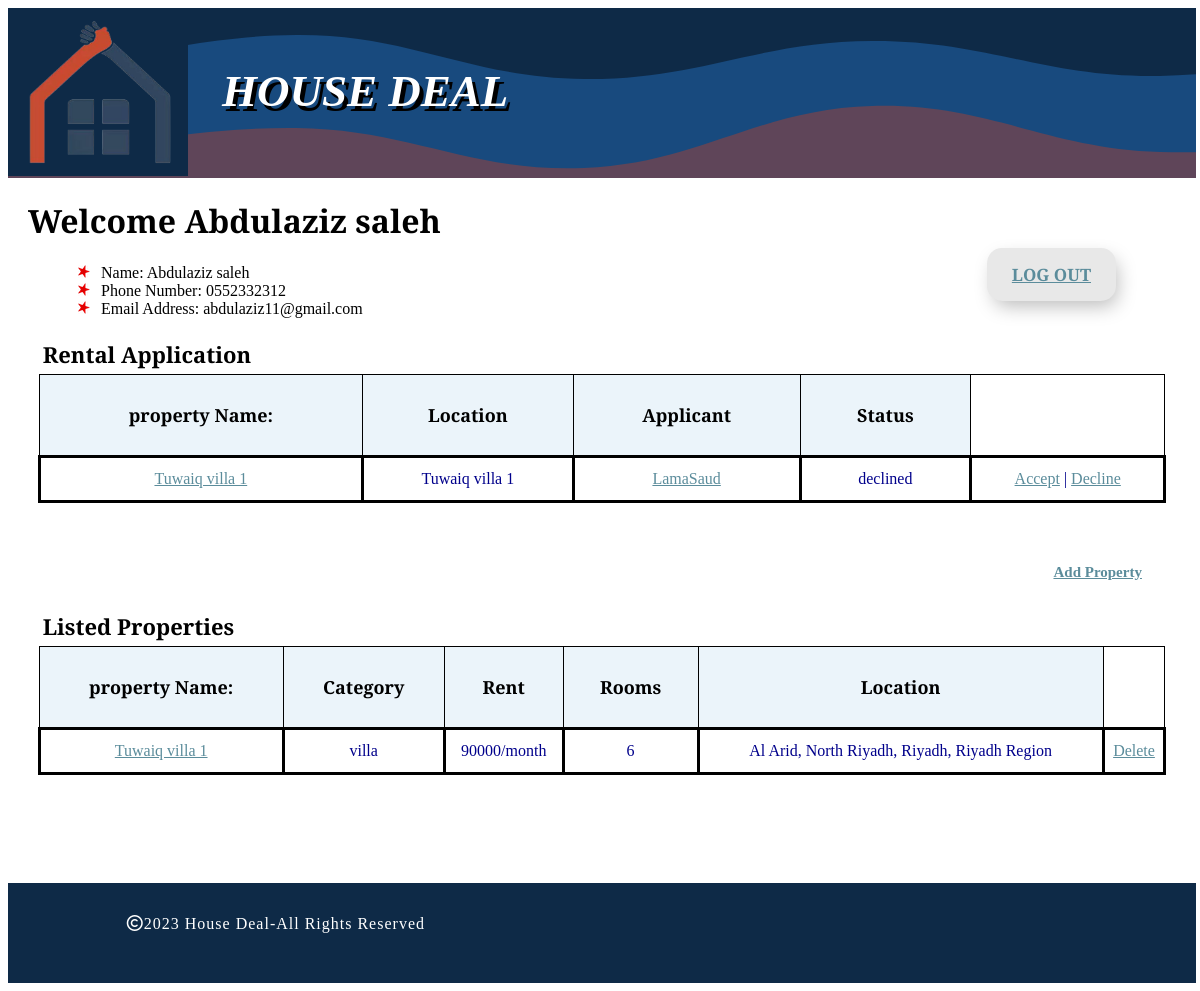
The app's page /Homeowner.php (signed in) with its own data.
### tables this page shows
CREATE TABLE `Homeowner` (
  `id` varchar(10) NOT NULL,
  `name` varchar(50) NOT NULL,
  `phone_number` varchar(20) NOT NULL,
  `email_address` varchar(60) NOT NULL,
  `password` varchar(255) NOT NULL
);

CREATE TABLE `RentalApplication` (
  `id` int(10) NOT NULL,
  `property_id` int(10) NOT NULL,
  `home_seeker_id` int(10) NOT NULL,
  `application_status_id` int(10) NOT NULL
);

CREATE TABLE `Property` (
  `id` int(10) NOT NULL,
  `homeowner_id` int(10) NOT NULL,
  `property_category_id` int(10) NOT NULL,
  `name` varchar(50) NOT NULL,
  `rooms` int(11) NOT NULL,
  `rent_cost` decimal(7,0) NOT NULL,
  `location` varchar(50) NOT NULL,
  `max_tenants` int(11) NOT NULL,
  `description` text NOT NULL
);

CREATE TABLE `ApplicationStatus` (
  `id` varchar(10) NOT NULL,
  `status` enum('under consideration','accepted','declined') NOT NULL
);

CREATE TABLE `PropertyCategory` (
  `id` varchar(10) NOT NULL,
  `category` enum('villa','apartment','duplex') NOT NULL
);

### configuration.php (called while the page is built, shortened)
<?php
 $error = mysqli_connect_error();
?>

### app.php (called while the page is built, shortened)
<?php
    function getOwnerByID(int $id){
        require'configuration.php';
        $sql = "select * from Homeowner where id = {$id} ";
        $query = mysqli_query($connection, $sql);
        return mysqli_fetch_assoc($query);
    }
    function getApplications(int $ownerID) {
        require'configuration.php';
        $sql = "SELECT
            Property.name,
            Property.location,
            concat(HomeSeeker.first_name, HomeSeeker.last_name) AS applicant,
            ApplicationStatus.status,
            Property.id AS property_id,
            HomeSeeker.id AS seeker_id,
            app.id as app_id
        from RentalApplication AS app
        JOIN Property ON Property.id = app.property_id
        JOIN HomeSeeker ON HomeSeeker.id = app.home_seeker_id
        JOIN ApplicationStatus ON ApplicationStatus.id = app.application_status_id
        JOIN Homeowner ON Homeowner.id = Property.homeowner_id
        WHERE Homeowner.id = {$ownerID};";
        $query = mysqli_query($connection, $sql);
        return mysqli_fetch_all($query, MYSQLI_ASSOC);
    }
    function getUnrented(int $ownerID) {
        require'configuration.php';
        $sql = "SELECT
            Property.name,
            PropertyCategory.category,
            Property.rent_cost,
            Property.rooms,
            Property.location,
            Property.id
        FROM Property
        JOIN PropertyCategory on PropertyCategory.id = Property.property_category_id
        WHERE Property.homeowner_id = {$ownerID}
        AND NOT EXISTS(
            SELECT * FROM RentalApplication
            WHERE RentalApplication.property_id = property.id
            AND RentalApplication.application_status_id = 2
        )";
        $query = mysqli_query($connection, $sql);
        return mysqli_fetch_all($query, MYSQLI_ASSOC);
    }
 require 'configuration.php';
?>

### HomeOwner.php (the view, shortened to what this page needs)
<?php
require_once'app.php';
    $user = getOwnerByID($_SESSION['id']);
?>
<!DOCTYPE html>
<html>
    <head>
        <link rel="stylesheet" href="SharedStyle_1.css">
        <link rel="stylesheet" href="HomeOwner.css">
<link rel="stylesheet" href="https://cdnjs.cloudflare.com/ajax/libs/font-awesome/6.2.1/css/all.min.css"
 />
    </head>
    <header>
        <div>
           <img src="logo.png" height=168 width=180 alt="LOGO">
            <h1 style="font-style: italic;  font-size: 45px; font-family: Garamond, serif ;   text-shadow: 4px 5px black;
          color:white; display:inline; position: relative; bottom: 70px; left: 30px;">
                HOUSE DEAL</h1>
        </div>
    </header>
    <body>
        <h1>Welcome <?php echo $user['name']?> </h1>
        <ul>
            <li>
                <label> Name:</label> <?php echo $user['name']?>
            </li>
            <li>
                <label> Phone Number:</label> <?php echo $user['phone_number']?>
            </li>
            <li>
                <label> Email Address:</label> <?php echo $user['email_address']?>
            </li>
        </ul>
        <button>
            <span> <a href="logout.php">LOG OUT</a></span>
        </button>
        <table style="width:95%">
            <caption>Rental Application</caption>
            <thead>
                <tr>
                    <th>property Name:</th>
                    <th>Location</th>
                    <th>Applicant</th>
                    <th>Status</th>
                </tr>
            </thead>
            <tbody>
                <?php
                    $apps = getApplications($user['id']);
                    foreach($apps as $app){
                        echo "<tr>
                            <td><a href=\"PropertyDetails.php?propertyID={$app['property_id']}\">{$app['name']}</a></td>
                            <td>{$app['name']}</td>
                            <td><a href=\"ApplicantInfo.php?id={$app['seeker_id']}\">{$app['applicant']}</a></td>
                            <td>{$app['status']}</td>
                            <td>
                                <a href=\"app.php?updateApp={$app['app_id']}&state=2\">Accept</a> |
                                <a href=\"app.php?updateApp={$app['app_id']}&state=3\">Decline</a>
                            </td>
                        </tr>";
                    }
                ?>
            </tbody>
        </table>
        <br><br>
        <h5><a href="AddNewProperty.php"> Add Property</a></h5>
        <table style="width:95%">
            <caption>Listed Properties</caption>
            <thead>
                <tr>
                    <th>property Name:</th>
                    <th>Category</th>
                    <th>Rent</th>
                    <th>Rooms</th>
                    <th>Location</th>
                </tr>
            </thead>
            <tbody>
                <?php
                    $props = getUnrented($user['id']);
                    foreach($props as $prop){
                        echo "<tr>
                            <td><a href=\"propertyDetails.php?propertyID='{$prop['id']}'\">{$prop['name']}</a></td>
                            <td>{$prop['category']}</td>
                            <td>{$prop['rent_cost']}/month</td>
                            <td>{$prop['rooms']}</td>
                            <td>{$prop['location']}</td>
                            <td><a href='app.php?delProp={$prop['id']}'>Delete</a></td>
                        </tr>";
                    }
                ?>
            </tbody>
        </table>
        <br><br><br>
        <br><br><br>
        <footer>
            <div class="copyright">
                <p> <i class="fa-regular fa-copyright"></i>2023 House deal-All Rights Reserved</p>
            </div>
        </footer>
    </body>
</html>

### SharedStyle_1.css (style rules this page uses)
h1 { position: relative; left: 20px; font-family: 'Crimson Text', serif; }
caption { text-align:left; font-size:22px; font-weight: bold; padding:5px; font-family: 'Crimson Text', serif; }
table, td,th { border: 1px solid; height:40px; font-family: 'Playfair Display', serif; font-size: 16px; }
td { color: darkblue; border: black solid; }
th { font-size: 18px; }
table { border-collapse: collapse; text-align: center; margin-left: auto; margin-right: auto; }
thead { background-color: #EBF4FA; padding: 10%; }
th { padding: 20px; }
header { height: 170px; background-color: darkcyan; }
footer { height: 100px; background-color: #0e2a47; }
Html , body { height : auto ; width : 99.5% ; }
.copyright { width: 50%; float: left; padding-left: 10%; color:white; font-size: 1em; line-height: 50px; text-transform: capitalize; letter-spacing: 1px; }

### HomeOwner.css (style rules this page uses)
ul { position: relative; left: 30px; list-style: square url(redstar.png) inside; }
a { color:#5B8C9B; }
button { padding: 15px 25px; border: unset; border-radius: 15px; color:red; z-index: 1; background: #e8e8e8; position: relative; font-weight: 1000; font-size: 17px; -webkit-box-shadow: 4px 8px 19px -3px rgba(0,0,0,0.27); box-shadow: 4px 8px 19px -3px rgba(0,0,0,0.27); transition: all 250ms; overflow: hidden; position: absolute; top:25%; right: 7%; font-family: 'Crimson Text', serif; }
button::before { content: ""; position: absolute; top: 0; left: 0; height: 100%; width: 0; border-radius: 15px; background-color: #324760; z-index: -1; -webkit-box-shadow: 4px 8px 19px -3px rgba(0,0,0,0.27); box-shadow: 4px 8px 19px -3px rgba(0,0,0,0.27); transition: all 250ms }
h5 { margin-left: 88%; font-weight: bold; font-size: 15px; color:red; }

### records on screen
homeowner: name "Abdulaziz saleh", phone_number "0552332312", email_address "abdulaziz11@gmail.com"
rentalapplication: property.name "Tuwaiq villa 1", applicant "LamaSaud", applicationstatus.status "declined"
property: name "Tuwaiq villa 1", propertycategory.category "villa", rent_cost "90000", rooms "6", location "Al Arid, North Riyadh, Riyadh, Riyadh Region"
